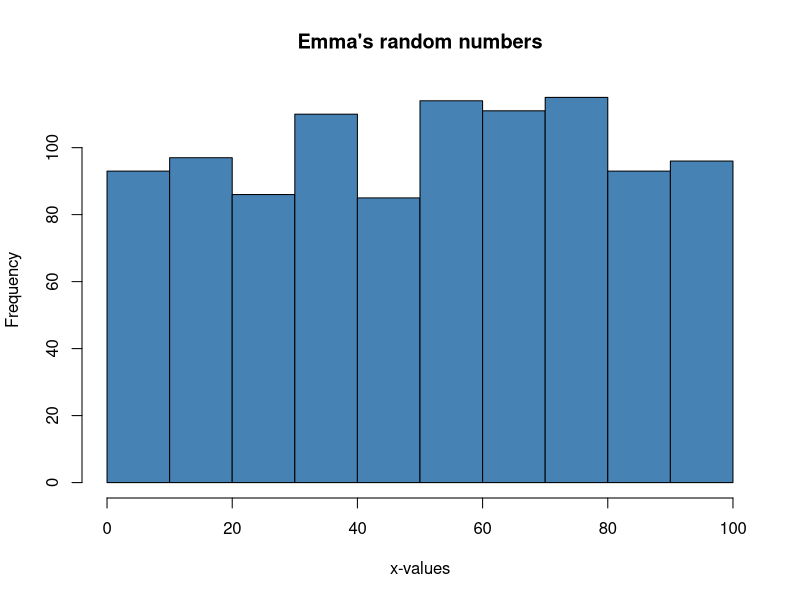

Generate this figure with R:
# anatomy of a function
# my_fun = function(x, y, print = TRUE)
# {
#   print("hello!")
# }
# my_fun is the function deceleration
# the stuff within the () is the function argument
# the pring = TRUE is the argument with default value
# the stuff within the {} is the function body

# functions can take input, perform task, return 
# value, etc. but doesn't need to do anything

# save an image: save_png_1 = function(image_file)
dat_vec = penguins$flipper_length_mm
my_title = "Emma's Fun Histogram!"
x_lable = "Emma's Data!"

steelblue_hist_fun = function(dat_vec, my_title, x_lable)
hist(
  dat_vec,
  col = "steel blue",
  main = my_title,
  xlab = x_lable
)

steelblue_hist_fun(
  dat_vec = sample(x = 1:100, size = 1000, replace = TRUE),
  my_title = "Emma's random numbers",
  x_lable = "x-values"
)
